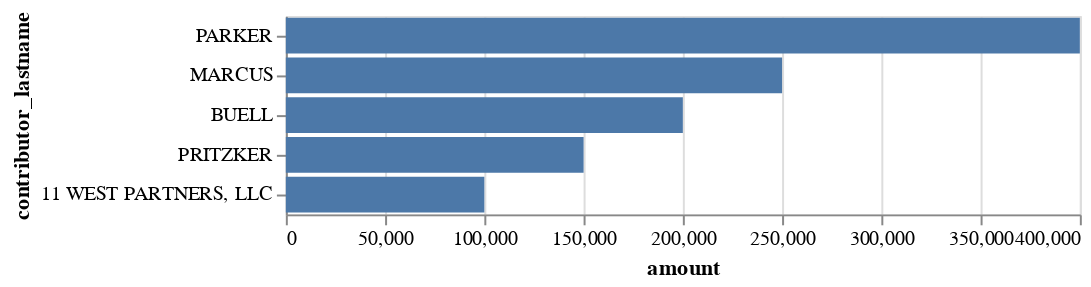

Source (notebook cell):
### Markdown cell above
### Five Largest Supporting Contributions on this Prop

### Code cell
topfivesupport = support.sort_values("amount", ascending=False).head()
alt.Chart(topfivesupport).mark_bar().encode(y=alt.Y("contributor_lastname", sort="-x"), x="amount")

### Figure 1 — Vega-Lite specification as saved in the notebook (floating-point values rounded to 4 significant figures)
{"config": {"view": {"continuousWidth": 400, "continuousHeight": 300}}, "data": {"name": "data-927ed9bbbf69b501148182027476d85d"}, "mark": "bar", "encoding": {"x": {"type": "quantitative", "field": "amount"}, "y": {"type": "nominal", "field": "contributor_lastname", "sort": "-x"}}, "$schema": "https://vega.github.io/schema/vega-lite/v4.8.1.json", "datasets": {"data-927ed9bbbf69b501148182027476d85d": [{"ocd_prop_id": "ocd-contest/e02dc48a-2ed3-4a87-859b-26c90f0539e7", "calaccess_prop_id": 1381803, "ccdc_prop_id": 82, "prop_name": "PROPOSITION 063- FIREARMS. AMMUNITION SALES. INTIATIVE STATUTE.", "ccdc_committee_id": 454, "calaccess_committee_id": 1380675, "committee_name_x": "NEWSOM BALLOT MEASURE COMMITTEE; SAFETY FOR ALL, YES ON PROP. 63,", "committee_position": "SUPPORT", "committee_name_y": "NEWSOM BALLOT MEASURE COMMITTEE; SAFETY FOR ALL, YES ON PROP. 63,", "calaccess_filing_id": 2083720, "date_received": "2016-07-01", "contributor_lastname": "PARKER", "contributor_firstname": "SEAN", "contributor_city": "PALO ALTO", "contributor_state": "CA", "contributor_zip": "94301", "contributor_employer": "SEAN PARKER FOUNDATION", "contributor_occupation": "CHAIRMAN", "contributor_is_self_employed": false, "amount": 400000.0}, {"ocd_prop_id": "ocd-contest/e02dc48a-2ed3-4a87-859b-26c90f0539e7", "calaccess_prop_id": 1381803, "ccdc_prop_id": 82, "prop_name": "PROPOSITION 063- FIREARMS. AMMUNITION SALES. INTIATIVE STATUTE.", "ccdc_committee_id": 454, "calaccess_committee_id": 1380675, "committee_name_x": "NEWSOM BALLOT MEASURE COMMITTEE; SAFETY FOR ALL, YES ON PROP. 63,", "committee_position": "SUPPORT", "committee_name_y": "NEWSOM BALLOT MEASURE COMMITTEE; SAFETY FOR ALL, YES ON PROP. 63,", "calaccess_filing_id": 2038645, "date_received": "2016-03-14", "contributor_lastname": "MARCUS", "contributor_firstname": "GEORGE M.", "contributor_city": "PALO ALTO", "contributor_state": "CA", "contributor_zip": "94304", "contributor_employer": "MARCUS & MILICHAP COMPANY", "contributor_occupation": "CHAIRMAN", "contributor_is_self_employed": false, "amount": 250000.0}, {"ocd_prop_id": "ocd-contest/e02dc48a-2ed3-4a87-859b-26c90f0539e7", "calaccess_prop_id": 1381803, "ccdc_prop_id": 82, "prop_name": "PROPOSITION 063- FIREARMS. AMMUNITION SALES. INTIATIVE STATUTE.", "ccdc_committee_id": 454, "calaccess_committee_id": 1380675, "committee_name_x": "NEWSOM BALLOT MEASURE COMMITTEE; SAFETY FOR ALL, YES ON PROP. 63,", "committee_position": "SUPPORT", "committee_name_y": "NEWSOM BALLOT MEASURE COMMITTEE; SAFETY FOR ALL, YES ON PROP. 63,", "calaccess_filing_id": 2038645, "date_received": "2016-02-22", "contributor_lastname": "BUELL", "contributor_firstname": "SUSIE TOMPKINS", "contributor_city": "SAN FRANCISCO", "contributor_state": "CA", "contributor_zip": "94129", "contributor_employer": null, "contributor_occupation": "NOT EMPLOYED", "contributor_is_self_employed": false, "amount": 200000.0}, {"ocd_prop_id": "ocd-contest/e02dc48a-2ed3-4a87-859b-26c90f0539e7", "calaccess_prop_id": 1381803, "ccdc_prop_id": 82, "prop_name": "PROPOSITION 063- FIREARMS. AMMUNITION SALES. INTIATIVE STATUTE.", "ccdc_committee_id": 454, "calaccess_committee_id": 1380675, "committee_name_x": "NEWSOM BALLOT MEASURE COMMITTEE; SAFETY FOR ALL, YES ON PROP. 63,", "committee_position": "SUPPORT", "committee_name_y": "NEWSOM BALLOT MEASURE COMMITTEE; SAFETY FOR ALL, YES ON PROP. 63,", "calaccess_filing_id": 2038645, "date_received": "2016-01-28", "contributor_lastname": "PRITZKER", "contributor_firstname": "NICHOLAS", "contributor_city": "SAN FRANCISCO", "contributor_state": "CA", "contributor_zip": "94129", "contributor_employer": "TAO CAPITAL PARTNERS", "contributor_occupation": "DIRECTOR OF STRATEGIC PLANNING", "contributor_is_self_employed": false, "amount": 150000.0}, {"ocd_prop_id": "ocd-contest/e02dc48a-2ed3-4a87-859b-26c90f0539e7", "calaccess_prop_id": 1381803, "ccdc_prop_id": 82, "prop_name": "PROPOSITION 063- FIREARMS. AMMUNITION SALES. INTIATIVE STATUTE.", "ccdc_committee_id": 454, "calaccess_committee_id": 1380675, "committee_name_x": "NEWSOM BALLOT MEASURE COMMITTEE; SAFETY FOR ALL, YES ON PROP. 63,", "committee_position": "SUPPORT", "committee_name_y": "NEWSOM BALLOT MEASURE COMMITTEE; SAFETY FOR ALL, YES ON PROP. 63,", "calaccess_filing_id": 2013128, "date_received": "2015-12-30", "contributor_lastname": "11 WEST PARTNERS, LLC", "contributor_firstname": null, "contributor_city": "SAN FRANCISCO", "contributor_state": "CA", "contributor_zip": "94115", "contributor_employer": null, "contributor_occupation": null, "contributor_is_self_employed": false, "amount": 100000.0}]}}
